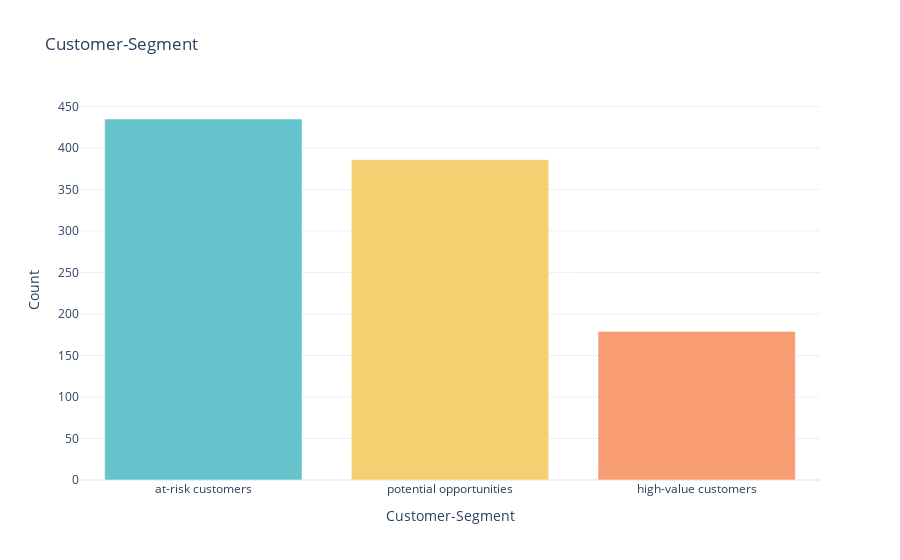

Notebook source saved alongside this figure:
### Code cell
fig_segment_dist = px.bar(segment_counts, x=f'{col}', y='Count', 
                          color=f'{col}', color_discrete_sequence=pastel_colors,
                          title=f'{col}')

# Update the layout
fig_segment_dist.update_layout(xaxis_title=f'{col}',
                              yaxis_title='Count',
                              showlegend=False)

# Show the figure
fig_segment_dist.show()

### Figure 1 — Plotly figure (JSON) as saved in the notebook; plotly's stock layout.template omitted (floating-point values rounded to 4 significant figures)
{"data": [{"alignmentgroup": "True", "hovertemplate": "Customer-Segment=%{x}<br>Count=%{y}<extra></extra>", "legendgroup": "at-risk customers", "marker": {"color": "rgb(102, 197, 204)", "pattern": {"shape": ""}}, "name": "at-risk customers", "offsetgroup": "at-risk customers", "orientation": "v", "showlegend": true, "textposition": "auto", "type": "bar", "x": ["at-risk customers"], "xaxis": "x", "y": [435], "yaxis": "y"}, {"alignmentgroup": "True", "hovertemplate": "Customer-Segment=%{x}<br>Count=%{y}<extra></extra>", "legendgroup": "potential opportunities", "marker": {"color": "rgb(246, 207, 113)", "pattern": {"shape": ""}}, "name": "potential opportunities", "offsetgroup": "potential opportunities", "orientation": "v", "showlegend": true, "textposition": "auto", "type": "bar", "x": ["potential opportunities"], "xaxis": "x", "y": [386], "yaxis": "y"}, {"alignmentgroup": "True", "hovertemplate": "Customer-Segment=%{x}<br>Count=%{y}<extra></extra>", "legendgroup": "high-value customers", "marker": {"color": "rgb(248, 156, 116)", "pattern": {"shape": ""}}, "name": "high-value customers", "offsetgroup": "high-value customers", "orientation": "v", "showlegend": true, "textposition": "auto", "type": "bar", "x": ["high-value customers"], "xaxis": "x", "y": [179], "yaxis": "y"}], "layout": {"barmode": "relative", "legend": {"title": {"text": "Customer-Segment"}, "tracegroupgap": 0}, "showlegend": false, "title": {"text": "Customer-Segment"}, "xaxis": {"anchor": "y", "categoryarray": ["at-risk customers", "potential opportunities", "high-value customers"], "categoryorder": "array", "domain": [0, 1], "title": {"text": "Customer-Segment"}}, "yaxis": {"anchor": "x", "domain": [0, 1], "title": {"text": "Count"}}}}
